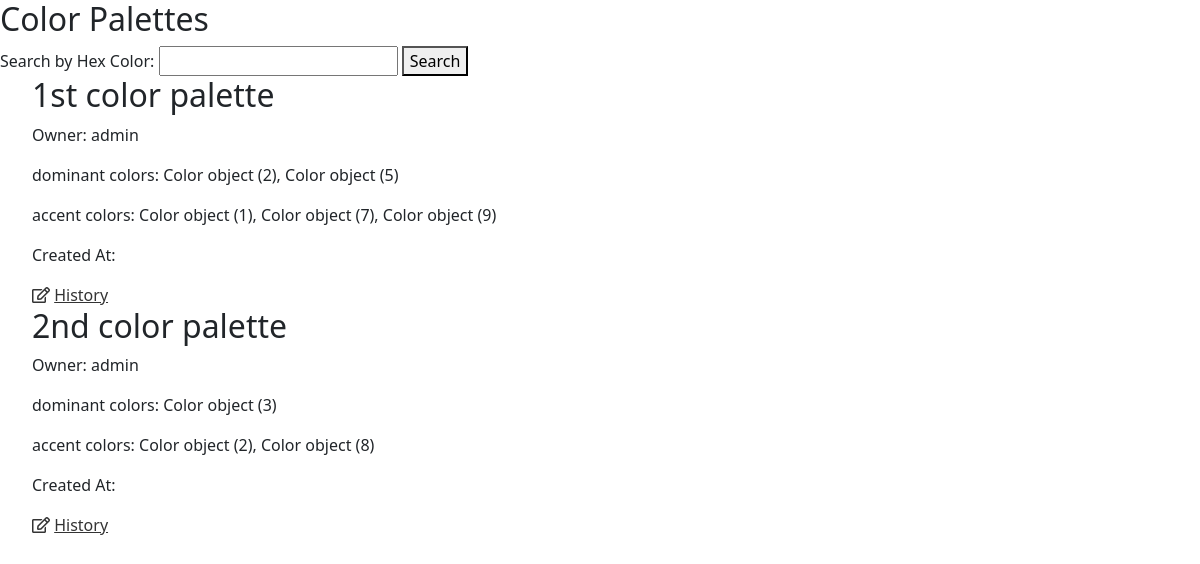
The app's page /palette/colorpalettelist/palettes/ (signed in) with its own data.
### palettes/models.py (models this page shows)
class ColorPalette(models.Model):
    name = models.CharField(max_length=255)
    is_public = models.BooleanField(default=False)
    owner = models.ForeignKey(User, related_name='palettes', on_delete=models.CASCADE)
    dominant_colors = models.ManyToManyField(Color, related_name='dominant_palettes')
    accent_colors = models.ManyToManyField(Color, related_name='accent_palettes')
    created_at = models.DateTimeField(auto_now_add=True)

class Color(models.Model):
    hex_value = models.CharField(max_length=7)

### palettes/views.py (the view, shortened to what this page needs)
class ColorPaletteViewSet(viewsets.ModelViewSet):
    queryset = ColorPalette.objects.all()
    serializer_class = ColorPaletteSerializer
    def list(self, request, *args, **kwargs):
        palettes = ColorPalette.objects.filter(
            Q(is_public=True) | Q(owner=request.user))
        return render(request, 'palettes/colorpalettes_list.html', {'palettes': palettes})

### templates/palettes/colorpalettes_list.html (shortened to what this page needs)
{% extends 'base.html' %}
{% block content %}
<h2>Color Palettes</h2>
<div class="row">
        <div class="col-lg-12">
            <div class="search-element">
                <form method="get" action="{% url 'search_item' %}">
                    <label for="hex_color">Search by Hex Color:</label>
                    <input type="text" id="hex_color" name="hex_color" value="{{ request.GET.hex_color }}">
                    <button type="submit">Search</button>
                </form>
            </div>
        </div>
</div>
<div>
    <ul>
        {% for palette in palettes %}
            <div>
                <h2>{{ palette.name }}</h2>
                <p>Owner: {{ palette.owner.username }}</p>
                <p>dominant colors: {{ palette.dominant_colors.all|join:", " }}</p>
                <p>accent colors: {{ palette.accent_colors.all|join:", " }}</p>
                <p>Created At: {{ palette.accent_colors.created_at }}</p>
                {% if request.user.is_authenticated %}
                {% if request.user == palette.owner %}
                <a href="{% url 'colorpalette-update' palette.pk %}" style="color: #333;"><i class="far fa-edit"></i></a>
                <a href="{% url 'palette-revisions' palette.pk %}" style="color: #333;">History</a>
        {% endif %}
                {% endif %}
            </div>
        {% endfor %}
    </ul>
</div>
{% endblock %}

### templates/base.html (shortened to what this page needs)
<!DOCTYPE html>
<html>
<head>
    <link rel="stylesheet" href="https://use.fontawesome.com/releases/v5.8.2/css/all.css">
    <link href="https://cdn.jsdelivr.net/npm/bootstrap@5.0.2/dist/css/bootstrap.min.css" rel="stylesheet">
</head>
<body>
  <main>
    {% block content %}
    {% endblock %}
  </main>
</body>
</html>

### records on screen
ColorPalette: name "1st color palette", owner.username "admin", dominant_colors.all "Color object (2), Color object (5)", accent_colors.all "Color object (1), Color object (7), Color object (9)", shows "History"
ColorPalette: name "2nd color palette", owner.username "admin", dominant_colors.all "Color object (3)", accent_colors.all "Color object (2), Color object (8)", shows "History"
